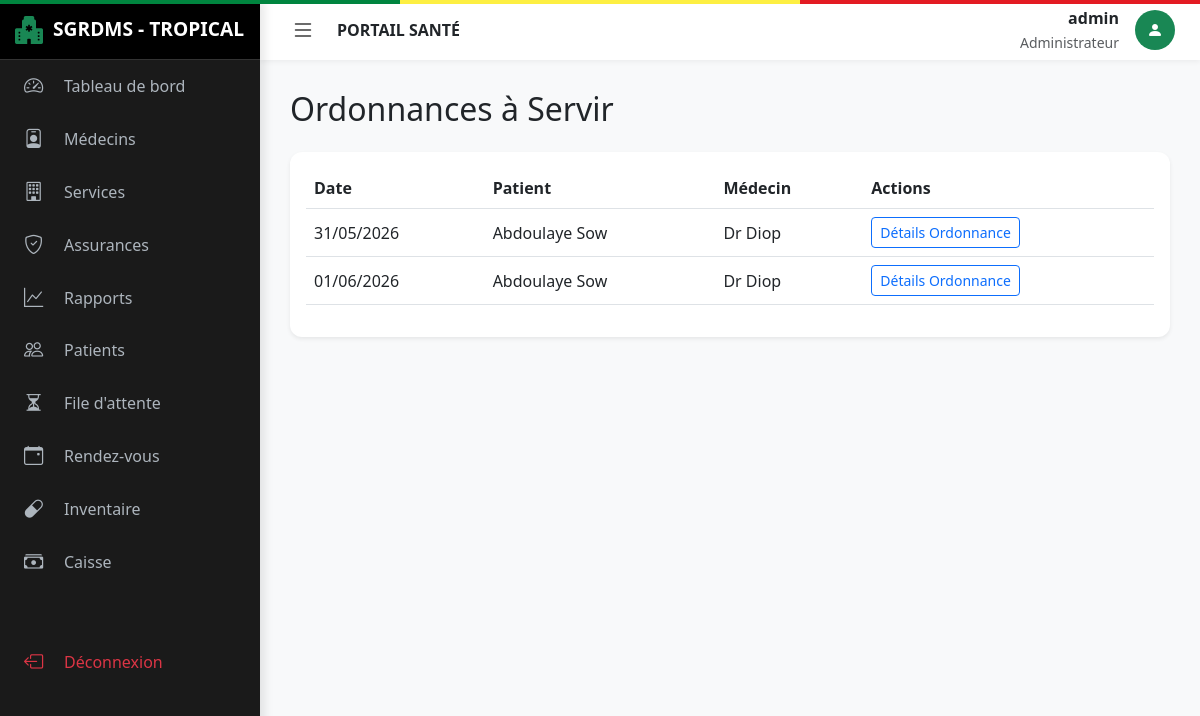
/pharmacie/ordonnances (signed in), run on the app's committed database.
### app/models.py (models this page shows)
class Utilisateur(db.Model, UserMixin):
    id = db.Column(db.Integer, primary_key=True)
    username = db.Column(db.String(50), unique=True, nullable=False)
    password = db.Column(db.String(100), nullable=False)
    role = db.Column(db.String(20), nullable=False) # Admin, Medecin, Patient, Pharmacien, Receptionniste
    date_creation = db.Column(db.DateTime, default=datetime.utcnow)
    patient_id = db.Column(db.Integer, db.ForeignKey('patient.id'), nullable=True)
    patient = db.relationship('Patient', backref='user', uselist=False)
    medecin_id = db.Column(db.Integer, db.ForeignKey('medecin.id'), nullable=True)
    medecin = db.relationship('Medecin', backref='user', uselist=False)

class Ordonnance(db.Model):
    id = db.Column(db.Integer, primary_key=True)
    consultation_id = db.Column(db.Integer, db.ForeignKey('consultation.id'), nullable=False)
    date_ordonnance = db.Column(db.DateTime, default=datetime.utcnow)
    validite = db.Column(db.Integer, default=30) # jours
    lignes = db.relationship('LigneOrdonnance', backref='ordonnance', lazy=True)

class Patient(db.Model):
    id = db.Column(db.Integer, primary_key=True)
    nom = db.Column(db.String(50), nullable=False)
    prenom = db.Column(db.String(50), nullable=False)
    date_naissance = db.Column(db.Date, nullable=False)
    sexe = db.Column(db.String(10))
    adresse = db.Column(db.String(200))
    telephone = db.Column(db.String(20))
    email = db.Column(db.String(120))
    centre_id = db.Column(db.Integer, db.ForeignKey('centre.id'), nullable=True)
    assurance_id = db.Column(db.Integer, db.ForeignKey('assurance.id'), nullable=True)
    assurance = db.relationship('Assurance', backref='patients')
    dossier = db.relationship('DossierMedical', backref='patient', uselist=False)
    rdvs = db.relationship('RendezVous', backref='patient', lazy=True)
    file_attente = db.relationship('FileAttente', backref='patient', lazy=True)

class Medecin(db.Model):
    id = db.Column(db.Integer, primary_key=True)
    nom = db.Column(db.String(50), nullable=False)
    prenom = db.Column(db.String(50), nullable=False)
    specialite = db.Column(db.String(100))
    telephone = db.Column(db.String(20))
    teleconsult_active = db.Column(db.Boolean, default=False)
    service_id = db.Column(db.Integer, db.ForeignKey('service.id'), nullable=False)
    centre_id = db.Column(db.Integer, db.ForeignKey('centre.id'), nullable=True)
    rdvs = db.relationship('RendezVous', backref='medecin', lazy=True)
    dispos = db.relationship('Disponibilite', backref='medecin', lazy=True)

### app/routes.py (the view)
@main.route("/pharmacie/ordonnances")
@login_required
def pharmacie_ordonnances():
    if current_user.role not in ['Pharmacien', 'Administrateur']: return redirect(url_for('main.dashboard'))
    return render_template('pharmacie/ordonnances_list.html', ordonnances=Ordonnance.query.all())

### app/__init__.py (called while the page is built)
def create_app(config_class=Config):
    app = Flask(__name__)
    app.config.from_object(Config)
    db.init_app(app)
    bcrypt.init_app(app)
    login_manager.init_app(app)
    from app.routes import main
    app.register_blueprint(main)
    @app.context_processor
    def inject_now():
        from datetime import datetime
        return {'datetime': datetime}
    return app

### app/models.py (called while the page is built)
@login_manager.user_loader
def load_user(user_id):
    return Utilisateur.query.get(int(user_id))

### app/templates/pharmacie/ordonnances_list.html
{% extends "base.html" %}
{% block content %}
<div class="mb-4"><h2>Ordonnances à Servir</h2></div>
<div class="card border-0 shadow-sm"><div class="card-body">
    <table class="table align-middle">
        <thead><tr><th>Date</th><th>Patient</th><th>Médecin</th><th>Actions</th></tr></thead>
        <tbody>
            {% for o in ordonnances %}
            <tr>
                <td>{{ o.date_ordonnance.strftime('%d/%m/%Y') }}</td>
                <td>{{ o.consultation.rdv.patient.prenom }} {{ o.consultation.rdv.patient.nom }}</td>
                <td>Dr {{ o.consultation.rdv.medecin.nom }}</td>
                <td>
                    <a href="{{ url_for('main.pdf_ordonnance', ordonnance_id=o.id) }}" target="_blank" class="btn btn-sm btn-outline-primary">Détails Ordonnance</a>
                </td>
            </tr>
            {% endfor %}
        </tbody>
    </table>
</div></div>
{% endblock %}

### app/templates/base.html (shortened to what this page needs)
<!DOCTYPE html>
<html lang="fr">
<head>
    <link href="https://cdn.jsdelivr.net/npm/bootstrap@5.3.0/dist/css/bootstrap.min.css" rel="stylesheet">
    <link rel="stylesheet" href="https://cdn.jsdelivr.net/npm/bootstrap-icons@1.11.0/font/bootstrap-icons.css">
</head>
<body>
    {% if current_user.is_authenticated %}
    <div id="sidebar">
        <div class="sidebar-header">
            <i class="bi bi-hospital-fill text-success fs-3"></i>
            <span class="logo-text">SGRDMS - TROPICAL</span>
        </div>
            <a href="{{ url_for('main.dashboard') }}" class="menu-item {{ 'active' if request.endpoint == 'main.dashboard' }}">
                <i class="bi bi-speedometer2"></i>
                <span class="menu-text">Tableau de bord</span>
            </a>
            {% if current_user.role == 'Administrateur' %}
            <a href="{{ url_for('main.list_medecins') }}" class="menu-item {{ 'active' if request.endpoint == 'main.list_medecins' }}">
                <i class="bi bi-person-badge"></i>
                <span class="menu-text">Médecins</span>
            </a>
            <a href="{{ url_for('main.list_services') }}" class="menu-item {{ 'active' if request.endpoint == 'main.list_services' }}">
                <i class="bi bi-building"></i>
                <span class="menu-text">Services</span>
            </a>
            <a href="{{ url_for('main.list_assurances') }}" class="menu-item {{ 'active' if request.endpoint == 'main.list_assurances' }}">
                <i class="bi bi-shield-check"></i>
                <span class="menu-text">Assurances</span>
            </a>
            <a href="{{ url_for('main.rapports') }}" class="menu-item {{ 'active' if request.endpoint == 'main.rapports' }}">
                <i class="bi bi-graph-up"></i>
                <span class="menu-text">Rapports</span>
            </a>
            {% endif %}
            {% if current_user.role in ['Administrateur', 'Receptionniste', 'Medecin'] %}
            <a href="{{ url_for('main.list_patients') }}" class="menu-item {{ 'active' if request.endpoint == 'main.list_patients' }}">
                <i class="bi bi-people"></i>
                <span class="menu-text">Patients</span>
            </a>
            {% endif %}
            {% if current_user.role in ['Administrateur', 'Receptionniste'] %}
            <a href="{{ url_for('main.file_attente') }}" class="menu-item {{ 'active' if request.endpoint == 'main.file_attente' }}">
                <i class="bi bi-hourglass-split"></i>
                <span class="menu-text">File d'attente</span>
            </a>
            {% endif %}
            {% if current_user.role not in ['Pharmacien', 'Caissier'] %}
            <a href="{{ url_for('main.list_rdvs') }}" class="menu-item {{ 'active' if request.endpoint == 'main.list_rdvs' }}">
                <i class="bi bi-calendar-event"></i>
                <span class="menu-text">Rendez-vous</span>
            </a>
            {% endif %}
            {% if current_user.role == 'Pharmacien' or current_user.role == 'Administrateur' %}
            <a href="{{ url_for('main.pharmacie_inventaire') }}" class="menu-item {{ 'active' if request.endpoint == 'main.pharmacie_inventaire' }}">
                <i class="bi bi-capsule"></i>
                <span class="menu-text">Inventaire</span>
            </a>
            {% endif %}
            {% if current_user.role in ['Caissier', 'Administrateur'] %}
            <a href="{{ url_for('main.caisse_factures') }}" class="menu-item {{ 'active' if request.endpoint == 'main.caisse_factures' }}">
                <i class="bi bi-cash-stack"></i>
                <span class="menu-text">Caisse</span>
            </a>
            {% endif %}
            <div class="mt-auto pt-5">
                <a href="{{ url_for('main.logout') }}" class="menu-item text-danger">
                    <i class="bi bi-box-arrow-left"></i>
                    <span class="menu-text">Déconnexion</span>
                </a>
            </div>
        </div>
    <div id="main-wrapper">
        <header class="top-navbar">
            <button class="toggle-btn" id="sidebarToggle">
                <i class="bi bi-list"></i>
            </button>
            <div class="ms-3 fw-bold text-uppercase d-none d-md-block">
                {{ title if title else "Portail Santé" }}
            </div>
            <div class="ms-auto d-flex align-items-center">
                <div class="text-end me-3 d-none d-sm-block">
                    <div class="fw-bold">{{ current_user.username }}</div>
                    <small class="text-muted">{{ current_user.role }}</small>
                </div>
                <div class="rounded-circle bg-success text-white d-flex align-items-center justify-content-center" style="width: 40px; height: 40px;">
                    <i class="bi bi-person-fill"></i>
                </div>
            </div>
        </header>
        <main class="content-area">
            {% block content %}{% endblock %}
        </main>
    </div>
    {% else %}
    <div class="content-area p-0">
        {% block auth_content %}{% endblock %}
    </div>
    {% endif %}
</body>
</html>

### app/templates/base.html (style rules this page uses)
:root { --sn-green: #00853f; --sn-yellow: #fdef42; --sn-red: #e31b23; --sidebar-width: 260px; --sidebar-collapsed-width: 70px; --top-nav-height: 60px; --bg-light: #f8f9fa; }
body { background-color: var(--bg-light); overflow-x: hidden; font-family: 'Segoe UI', Tahoma, Geneva, Verdana, sans-serif; }
#sidebar { width: var(--sidebar-width); height: 100vh; position: fixed; left: 0; top: 0; z-index: 1000; background: #1a1a1a; color: white; transition: all 0.3s ease; box-shadow: 4px 0 10px rgba(0,0,0,0.1); }
.sidebar-header { height: var(--top-nav-height); display: flex; align-items: center; padding: 0 15px; border-bottom: 1px solid #333; background: #000; }
.sidebar-header .logo-text { white-space: nowrap; overflow: hidden; font-weight: bold; font-size: 1.2rem; margin-left: 10px; transition: opacity 0.2s; }
.menu-item { padding: 12px 20px; display: flex; align-items: center; color: #adb5bd; text-decoration: none; transition: all 0.2s; border-left: 4px solid transparent; }
.menu-item i { font-size: 1.2rem; min-width: 30px; }
.menu-text { margin-left: 10px; white-space: nowrap; transition: opacity 0.2s; }
#main-wrapper { margin-left: var(--sidebar-width); transition: all 0.3s ease; min-height: 100vh; display: flex; flex-direction: column; }
.top-navbar { height: var(--top-nav-height); background: white; display: flex; align-items: center; padding: 0 25px; box-shadow: 0 2px 5px rgba(0,0,0,0.05); position: sticky; top: 0; z-index: 999; }
.toggle-btn { background: none; border: none; font-size: 1.5rem; cursor: pointer; color: #333; }
.content-area { padding: 30px; flex-grow: 1; }
.card { border: none; border-radius: 12px; box-shadow: 0 5px 15px rgba(0,0,0,0.05); transition: transform 0.2s; }

### data on the page
Utilisateur: username "admin", role "Administrateur"
Ordonnance: date_ordonnance "31/05/2026", consultation.rdv.patient.prenom "Abdoulaye", consultation.rdv.patient.nom "Sow", consultation.rdv.medecin.nom "Diop"
Ordonnance: date_ordonnance "01/06/2026", consultation.rdv.patient.prenom "Abdoulaye", consultation.rdv.patient.nom "Sow", consultation.rdv.medecin.nom "Diop"

### other printed values
{{ title if title else "Portail Santé" }} "PORTAIL SANTÉ"
